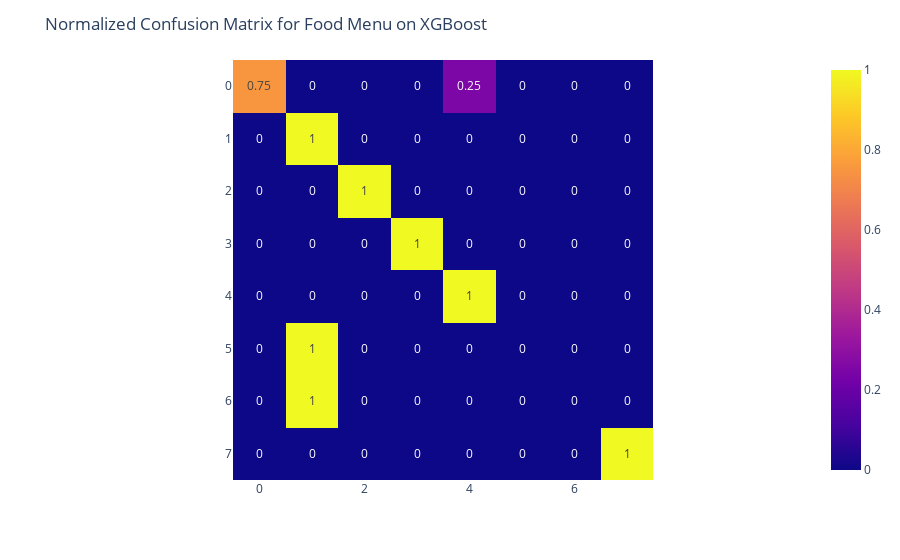

Source (notebook cell):
### Code cell
conf_matrix2 = confusion_matrix(y_test2, y_pred2, normalize="true")
conf_matrix2 = np.around(conf_matrix2.astype('float') /
                        conf_matrix2.sum(axis=1)[:, np.newaxis], decimals=2)

fig = px.imshow(conf_matrix2, text_auto=True)
fig.update_layout(title="Normalized Confusion Matrix for Food Menu on XGBoost")
fig.show()

### Figure 1 — Plotly figure (JSON) as saved in the notebook; plotly's stock layout.template omitted (floating-point values rounded to 4 significant figures)
{"data": [{"coloraxis": "coloraxis", "hovertemplate": "x: %{x}<br>y: %{y}<br>color: %{z}<extra></extra>", "name": "0", "texttemplate": "%{z}", "type": "heatmap", "xaxis": "x", "yaxis": "y", "z": [[0.75, 0, 0, 0, 0.25, 0, 0, 0], [0, 1, 0, 0, 0, 0, 0, 0], [0, 0, 1, 0, 0, 0, 0, 0], [0, 0, 0, 1, 0, 0, 0, 0], [0, 0, 0, 0, 1, 0, 0, 0], [0, 1, 0, 0, 0, 0, 0, 0], [0, 1, 0, 0, 0, 0, 0, 0], [0, 0, 0, 0, 0, 0, 0, 1]]}], "layout": {"coloraxis": {"colorscale": [[0, "#0d0887"], [0.1111, "#46039f"], [0.2222, "#7201a8"], [0.3333, "#9c179e"], [0.4444, "#bd3786"], [0.5556, "#d8576b"], [0.6667, "#ed7953"], [0.7778, "#fb9f3a"], [0.8889, "#fdca26"], [1, "#f0f921"]]}, "margin": {"t": 60}, "title": {"text": "Normalized Confusion Matrix for Food Menu on XGBoost"}, "xaxis": {"anchor": "y", "constrain": "domain", "domain": [0, 1], "scaleanchor": "y"}, "yaxis": {"anchor": "x", "autorange": "reversed", "constrain": "domain", "domain": [0, 1]}}}
